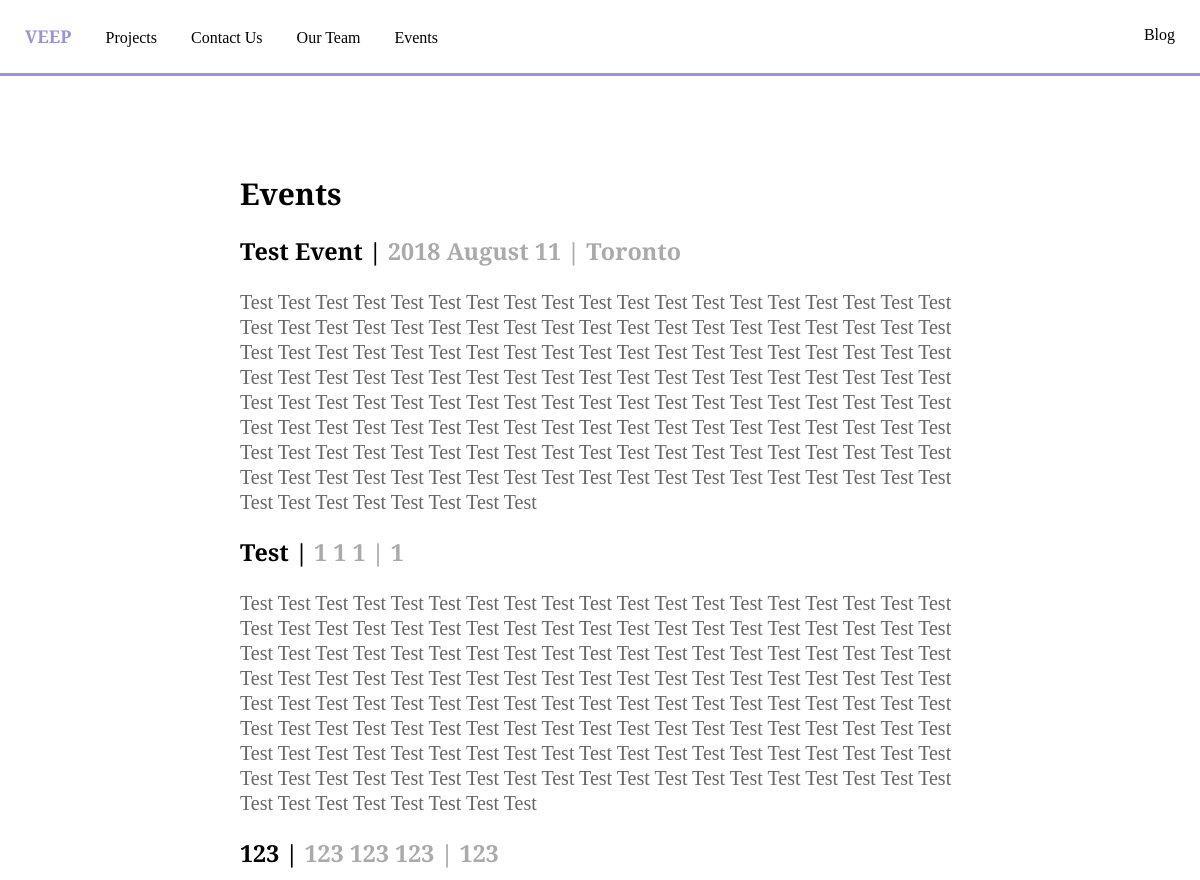
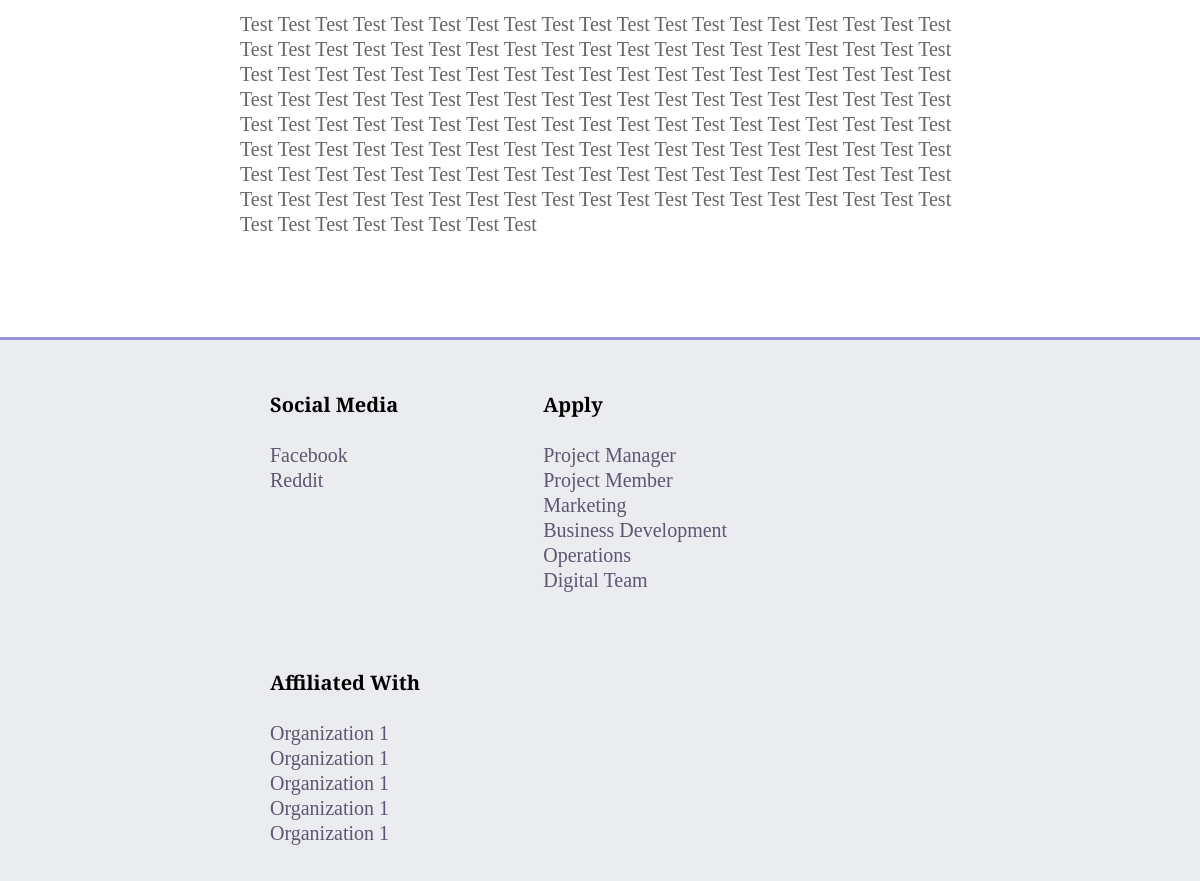
The app's page /events with its own data (2 pictures, top to bottom).
### app/util/models.py (models this page shows, shortened)
class Event(db.Model):
    id = db.Column(db.Integer, primary_key=True)
    title = db.Column(db.String(128), index=True)
    date = db.Column(db.String(256), index=True)
    location = db.Column(db.String(128), index=True)
    desc = db.Column(db.String(65536), index=True)

### app/main/controllers.py (the view)
@main.route('/events')
def events():
    events = web_logic.get_all_events()
    return render_template("events.htm", events=events)

### app/dao/event_dao.py (called while the page is built)
def get_all_events():
    try:
        return Event.query.all()
    except OperationalError:
        return []

### app/logic/web_logic.py (called while the page is built)
def get_all_events():
    return event_dao.get_all_events()

### app/templates/events.htm
{% extends 'base.htm' %}
{% block stylesheets %}
<link rel="stylesheet" href="{{url_for('static', filename='css/events.css')}}">
{% endblock %}
{% block content %}
<div class="content">
    <h2>Events</h2>
    {% for event in events %}
    <h3 class="title">{{ event.title }} | <span class="faded">{{ event.date}} | {{ event.location }}</span></h3>
        <div class="text">
            {{ event.desc }}
        </div>
    {% endfor %}
</div>
{% endblock %}

### app/static/css/base.css (style rules this page uses)
body { font-size: 1.25em; font-family: 'Merriweather', serif; line-height: 1.25; box-sizing: border-box; margin: 0; }

### app/static/css/events.css (style rules this page uses)
.faded { color: #aaaaaa; }
.text { color: #666666; }

### records on screen
Event: title "Test Event", date "2018 August 11", location "Toronto", desc "Test Test Test Test Test Test Test Test Test Test Test Test Test Test Test Test Test Test Test Test Test Test Test Test Test Test Test Test Test Test Test Test Test Test Test Test Test Test Test Test Test Test Test Test Test Test Test Test Test Test Test Test Test Test Test Test Test Test Test Test Test Test Test Test Test Test Test Test Test Test Test Test Test Test Test Test Test Test Test Test Test Test Test Test Test Test Test Test Test Test Test Test Test Test Test Test Test Test Test Test Test Test Test Test Test Test Test Test Test Test Test Test Test Test Test Test Test Test Test Test Test Test Test Test Test Test Test Test Test Test Test Test Test Test Test Test Test Test Test Test…"
Event: title "Test", date "1 1 1", location "1", desc "Test Test Test Test Test Test Test Test Test Test Test Test Test Test Test Test Test Test Test Test Test Test Test Test Test Test Test Test Test Test Test Test Test Test Test Test Test Test Test Test Test Test Test Test Test Test Test Test Test Test Test Test Test Test Test Test Test Test Test Test Test Test Test Test Test Test Test Test Test Test Test Test Test Test Test Test Test Test Test Test Test Test Test Test Test Test Test Test Test Test Test Test Test Test Test Test Test Test Test Test Test Test Test Test Test Test Test Test Test Test Test Test Test Test Test Test Test Test Test Test Test Test Test Test Test Test Test Test Test Test Test Test Test Test Test Test Test Test Test Test…"
Event: title "123", date "123 123 123", location "123", desc "Test Test Test Test Test Test Test Test Test Test Test Test Test Test Test Test Test Test Test Test Test Test Test Test Test Test Test Test Test Test Test Test Test Test Test Test Test Test Test Test Test Test Test Test Test Test Test Test Test Test Test Test Test Test Test Test Test Test Test Test Test Test Test Test Test Test Test Test Test Test Test Test Test Test Test Test Test Test Test Test Test Test Test Test Test Test Test Test Test Test Test Test Test Test Test Test Test Test Test Test Test Test Test Test Test Test Test Test Test Test Test Test Test Test Test Test Test Test Test Test Test Test Test Test Test Test Test Test Test Test Test Test Test Test Test Test Test Test Test Test…"
